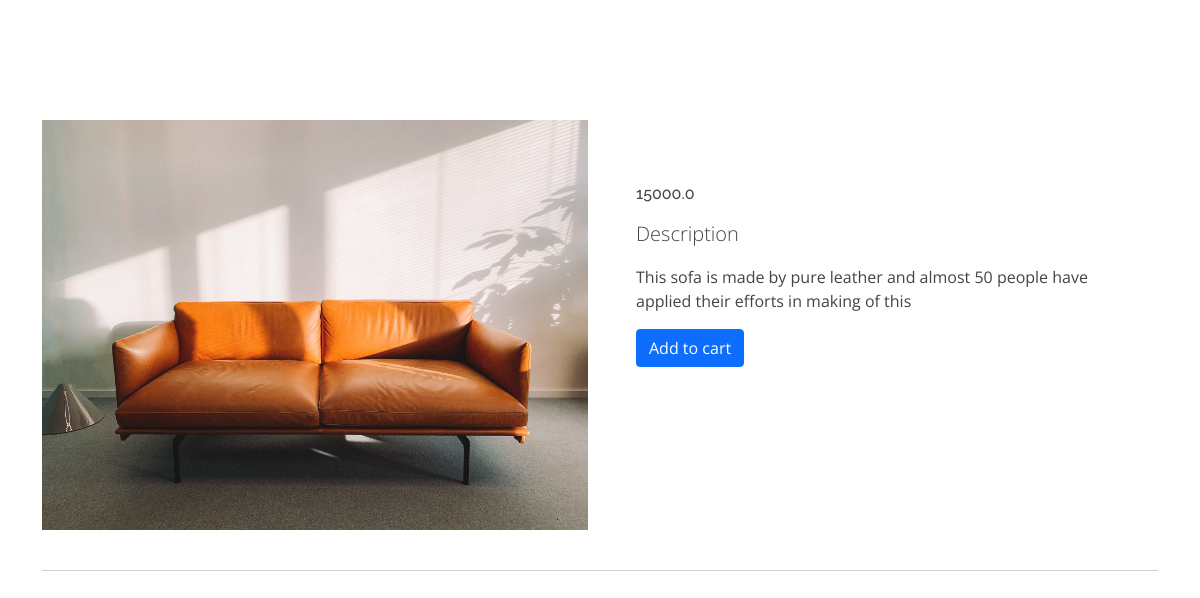
The page /product_desc/8 on the database its author committed.
### core/models.py (models this page shows, shortened)
class Product(models.Model):
    name = models.CharField(max_length=100)
    category = models.ForeignKey("Category", on_delete=models.CASCADE)
    desc = models.TextField()
    price = models.FloatField(default=0.0)
    product_available_count = models.IntegerField(default=0)
    img = models.ImageField(upload_to="images/")

### core/views.py (the view)
# urls.py: path("product_desc/<pk>", views.product_desc, name="product_desc"),
def product_desc(request, pk):
    product = Product.objects.get(pk=pk)
    return render(request, "core/product_desc.html", {"product": product})

### core/models.py (called while the page is built)
    def __str__(self):
        return self.category_name

### templates/core/product_desc.html (shortened to what this page needs)
<!DOCTYPE html>
{% load static %}
{% load cart_template_tag %}
<html lang="en">
<head>
  <link href="{% static 'vendor/aos/aos.css' %}" rel="stylesheet">
  <link href="{% static 'vendor/bootstrap/css/bootstrap.min.css' %}" rel="stylesheet">
  <link href="{% static 'vendor/bootstrap-icons/bootstrap-icons.css' %}" rel="stylesheet">
  <link href="{% static 'vendor/boxicons/css/boxicons.min.css' %}" rel="stylesheet">
  <link href="{% static 'vendor/glightbox/css/glightbox.min.css' %}" rel="stylesheet">
  <link href="{% static 'vendor/remixicon/remixicon.css' %}" rel="stylesheet">
  <link href="{% static 'vendor/swiper/swiper-bundle.min.css' %}" rel="stylesheet">
  <link href="{% static 'css/style.css' %}" rel="stylesheet">
</head>
<body>
</body>
  <main class="mt-5 pt-4">
    <div class="container dark-grey-text mt-5">
      <div class="row wow fadeIn">
        <div class="col-md-6 mb-4">
          <img src="{{product.img.url}}" class="img-fluid" alt="" style="object-fit:conver;">
        </div>
        <div class="col-md-6 mb-4">
          <div class="p-4">
            <div class="mb-3">
              <a href="">
                <span class="badge purple mr-1">{{product.category}}</span>
              </a>
            </div>
            <p class="lead">
                <h6>{{product.price}}</h6>
            </p>
            <p class="lead font-weight-bold">Description</p>
            <p>{{product.desc}}</p>
            <form class="d-flex justify-content-left" method="post" name="form" id="form" >
              <button class="btn btn-primary btn-md my-0 p" type="submit">Add to cart
              </button>
            </form>
          </div>
        </div>
      </div>
      <hr>
    </div>
  </main>
</html>

### static/css/style.css (style rules this page uses)
body { font-family: "Open Sans", sans-serif; color: #444444; }
a { color: #009970; text-decoration: none; }
h1, h2, h3, h4, h5, h6 { font-family: "Raleway", sans-serif; }

### rows shown on the page
Product: img (picture), price "15000.0", desc "This sofa is made by pure leather and almost 50 people have applied their efforts in making of this"
